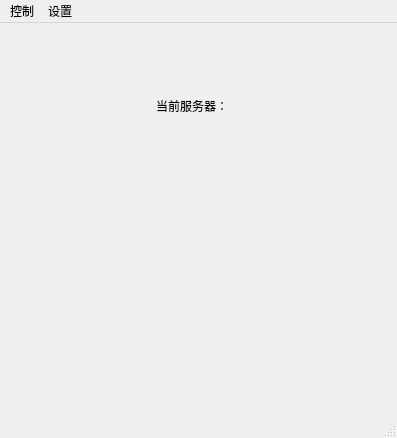
<?xml version="1.0" encoding="UTF-8"?>
<ui version="4.0">
 <class>MainWindowClass</class>
 <widget class="QMainWindow" name="MainWindowClass">
  <property name="geometry">
   <rect>
    <x>0</x>
    <y>0</y>
    <width>397</width>
    <height>438</height>
   </rect>
  </property>
  <property name="windowTitle">
   <string>XSKY</string>
  </property>
  <widget class="QWidget" name="centralWidget">
   <layout class="QVBoxLayout" name="verticalLayout">
    <item>
     <spacer name="verticalSpacer">
      <property name="orientation">
       <enum>Qt::Vertical</enum>
      </property>
      <property name="sizeHint" stdset="0">
       <size>
        <width>20</width>
        <height>71</height>
       </size>
      </property>
     </spacer>
    </item>
    <item>
     <layout class="QHBoxLayout" name="horizontalLayout_2">
      <item>
       <spacer name="horizontalSpacer_3">
        <property name="orientation">
         <enum>Qt::Horizontal</enum>
        </property>
        <property name="sizeHint" stdset="0">
         <size>
          <width>40</width>
          <height>20</height>
         </size>
        </property>
       </spacer>
      </item>
      <item>
       <widget class="QLabel" name="label">
        <property name="text">
         <string>当前服务器：</string>
        </property>
       </widget>
      </item>
      <item>
       <widget class="QLabel" name="labelServer">
        <property name="text">
         <string/>
        </property>
       </widget>
      </item>
      <item>
       <spacer name="horizontalSpacer_4">
        <property name="orientation">
         <enum>Qt::Horizontal</enum>
        </property>
        <property name="sizeHint" stdset="0">
         <size>
          <width>40</width>
          <height>20</height>
         </size>
        </property>
       </spacer>
      </item>
     </layout>
    </item>
    <item>
     <spacer name="verticalSpacer_3">
      <property name="orientation">
       <enum>Qt::Vertical</enum>
      </property>
      <property name="sizeType">
       <enum>QSizePolicy::Fixed</enum>
      </property>
      <property name="sizeHint" stdset="0">
       <size>
        <width>20</width>
        <height>50</height>
       </size>
      </property>
     </spacer>
    </item>
    <item>
     <layout class="QHBoxLayout" name="horizontalLayout">
      <item>
       <spacer name="horizontalSpacer">
        <property name="orientation">
         <enum>Qt::Horizontal</enum>
        </property>
        <property name="sizeHint" stdset="0">
         <size>
          <width>40</width>
          <height>20</height>
         </size>
        </property>
       </spacer>
      </item>
      <item>
       <widget class="QLabel" name="labelConnect">
        <property name="sizePolicy">
         <sizepolicy hsizetype="Fixed" vsizetype="Fixed">
          <horstretch>0</horstretch>
          <verstretch>0</verstretch>
         </sizepolicy>
        </property>
        <property name="minimumSize">
         <size>
          <width>150</width>
          <height>150</height>
         </size>
        </property>
        <property name="maximumSize">
         <size>
          <width>150</width>
          <height>150</height>
         </size>
        </property>
        <property name="text">
         <string/>
        </property>
        <property name="pixmap">
         <pixmap resource="icon.qrc">:/icons/start.png</pixmap>
        </property>
        <property name="scaledContents">
         <bool>true</bool>
        </property>
       </widget>
      </item>
      <item>
       <spacer name="horizontalSpacer_2">
        <property name="orientation">
         <enum>Qt::Horizontal</enum>
        </property>
        <property name="sizeHint" stdset="0">
         <size>
          <width>40</width>
          <height>20</height>
         </size>
        </property>
       </spacer>
      </item>
     </layout>
    </item>
    <item>
     <widget class="QLabel" name="labelStatus">
      <property name="text">
       <string/>
      </property>
      <property name="alignment">
       <set>Qt::AlignCenter</set>
      </property>
     </widget>
    </item>
    <item>
     <spacer name="verticalSpacer_2">
      <property name="orientation">
       <enum>Qt::Vertical</enum>
      </property>
      <property name="sizeHint" stdset="0">
       <size>
        <width>20</width>
        <height>71</height>
       </size>
      </property>
     </spacer>
    </item>
   </layout>
  </widget>
  <widget class="QMenuBar" name="menuBar">
   <property name="geometry">
    <rect>
     <x>0</x>
     <y>0</y>
     <width>397</width>
     <height>23</height>
    </rect>
   </property>
   <widget class="QMenu" name="menuControl">
    <property name="title">
     <string>控制</string>
    </property>
    <addaction name="actionStart"/>
    <addaction name="actionStop"/>
    <addaction name="separator"/>
    <addaction name="actionCapture"/>
    <addaction name="separator"/>
    <addaction name="actionExit"/>
   </widget>
   <widget class="QMenu" name="menu">
    <property name="title">
     <string>设置</string>
    </property>
    <addaction name="actionProtocol"/>
    <addaction name="actionDomainList"/>
    <addaction name="actionServerList"/>
   </widget>
   <addaction name="menuControl"/>
   <addaction name="menu"/>
  </widget>
  <widget class="QStatusBar" name="statusBar"/>
  <action name="actionStart">
   <property name="text">
    <string>启动服务</string>
   </property>
  </action>
  <action name="actionStop">
   <property name="text">
    <string>停止服务</string>
   </property>
  </action>
  <action name="actionExit">
   <property name="text">
    <string>退出</string>
   </property>
  </action>
  <action name="actionServerList">
   <property name="text">
    <string>服务列表</string>
   </property>
  </action>
  <action name="actionProtocol">
   <property name="text">
    <string>协议设置</string>
   </property>
  </action>
  <action name="actionDomainList">
   <property name="text">
    <string>域名列表</string>
   </property>
  </action>
  <action name="actionCapture">
   <property name="text">
    <string>捕获</string>
   </property>
  </action>
 </widget>
 <layoutdefault spacing="6" margin="11"/>
 <resources>
  <include location="icon.qrc"/>
 </resources>
 <connections/>
</ui>
